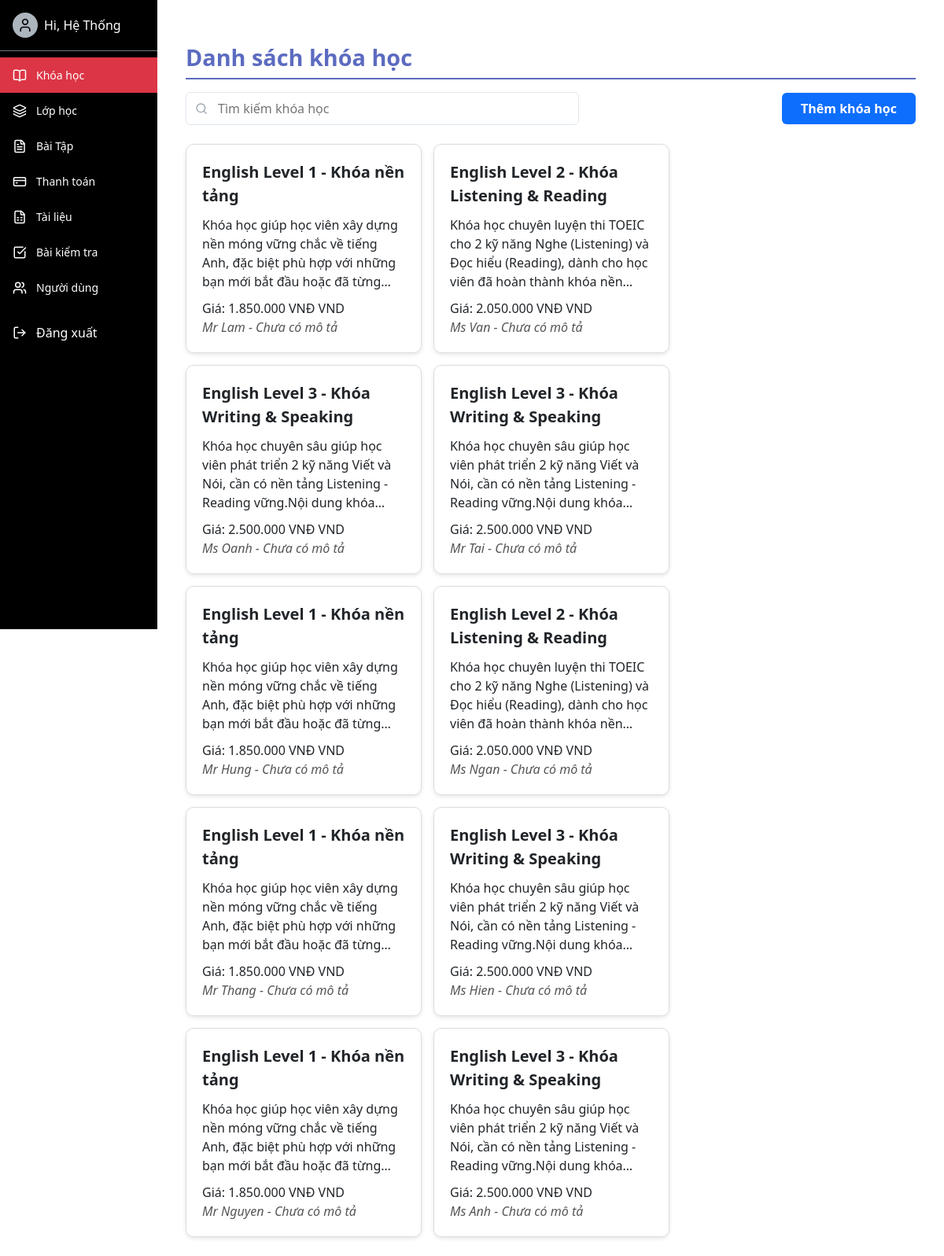
Page /course_admin/ql_khoahoc/ (signed in) on the earlier database version.
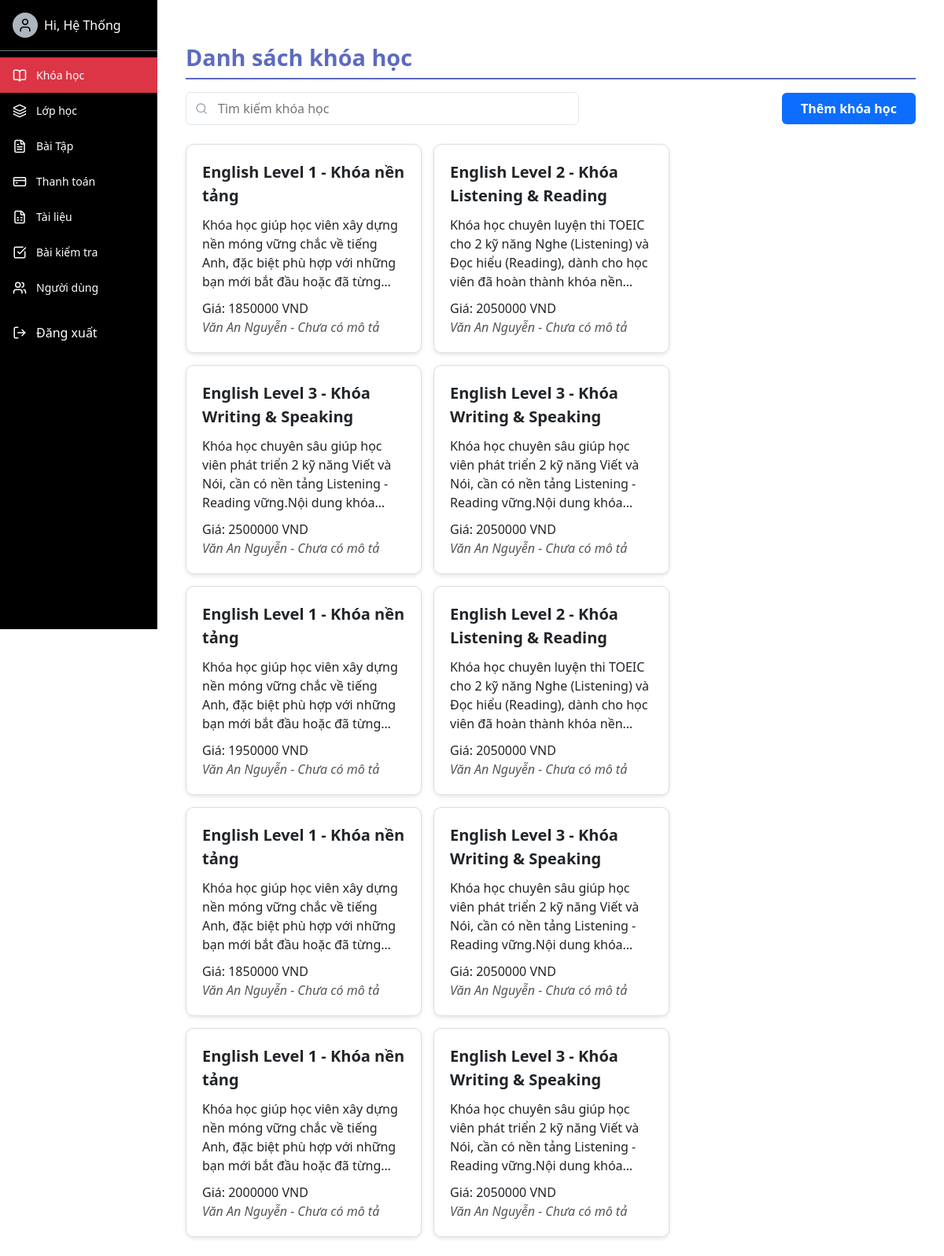
Same page on the later database version.
### english/models.py (models this page shows, shortened)
class COURSE(models.Model):
    course_id = models.AutoField(primary_key=True)
    course_name = models.CharField(max_length=100)
    description = models.TextField(null=True, blank=True)
    price = models.IntegerField(null=True, blank=True)
    des_teacher = models.CharField(max_length=100, null=True, blank=True)
    teacher_name = models.CharField(max_length=100, null=True, blank=True)
    image = models.ImageField(upload_to="media/course",null=True, blank=True)
    class Meta:
        db_table = 'COURSE'

### course_admin/views.py (the view, shortened to what this page needs)
# urls.py: path('ql_khoahoc/', views.admin_ql_khoahoc, name='admin_ql_khoahoc'),
@login_required
@user_passes_test(is_admin)
def admin_ql_khoahoc(request):
    q = request.GET.get('q', '').strip()
    courses = COURSE.objects.all()
    return render(request, 'course_admin_home.html', {
        'courses': courses,
        'q': q,
    })

### english/views.py (called while the page is built)
def is_admin(user):
    return user.groups.filter(name='Admin').exists()

### course_admin/templates/course_admin_home.html (shortened to what this page needs)
{% extends 'base-admin.html' %}
{% block content %}
<div class="container">
    <div class="header">
      <h2>Danh sách khóa học</h2>
    </div>
    <form method="get" class="search-bar"
          style="display:flex; justify-content:space-between; align-items:center; margin-bottom:1.5rem;">
      <div style="position:relative; max-width:500px; width:100%;">
        <input
          type="text"
          name="q"
          placeholder="Tìm kiếm khóa học"
          value="{{ q }}"
          style="width:100%; padding:0.5rem 1rem 0.5rem 2.5rem; border:1px solid #e2e8f0; border-radius:0.375rem;"
        />
      </div>
      <a href="{% url 'admin_themkhoahoc' %}">
        <button type="button"
                style="background-color:#0d6efd; color:white; padding:0.5rem 1.5rem; border:none; border-radius:0.375rem; cursor:pointer;">
          <b>Thêm khóa học</b>
        </button>
      </a>
    </form>
    <div class="course-container">
        {% for course in courses %}
            <a href="{% url 'admin_xemkhoahoc' course.course_id %}" style="text-decoration: none; color: inherit;">
                <div class="course-card">
                    <div class="course-name">{{ course.course_name }}</div>
                    <div class="course-description">{{ course.description|default:"Không có mô tả" }}</div>
                    <div>Giá: {{ course.price|default:"Miễn phí" }} VND</div>
                    <div class="teacher-info">
                        {{ course.teacher_name }} - {{ teacher_id.description|default:"Chưa có mô tả" }}
                    </div>
                </div>
            </a>
        {% endfor %}
    </div>
  </div>
{% endblock %}

Differences in the rows shown:
changed COURSE (number 1 of 10 on the later page): price "1.850.000 VNĐ" → "1850000"; teacher_name "Mr Lam" → "Văn An Nguyễn"
changed COURSE (number 2 of 10 on the later page): price "2.050.000 VNĐ" → "2050000"; teacher_name "Ms Van" → "Văn An Nguyễn"
changed COURSE (number 3 of 10 on the later page): price "2.500.000 VNĐ" → "2500000"; teacher_name "Ms Oanh" → "Văn An Nguyễn"
changed COURSE (number 4 of 10 on the later page): price "2.500.000 VNĐ" → "2050000"; teacher_name "Mr Tai" → "Văn An Nguyễn"
changed COURSE (number 5 of 10 on the later page): price "1.850.000 VNĐ" → "1950000"; teacher_name "Mr Hung" → "Văn An Nguyễn"
changed COURSE (number 6 of 10 on the later page): price "2.050.000 VNĐ" → "2050000"; teacher_name "Ms Ngan" → "Văn An Nguyễn"
changed COURSE (number 7 of 10 on the later page): price "1.850.000 VNĐ" → "1850000"; teacher_name "Mr Thang" → "Văn An Nguyễn"
changed COURSE (number 8 of 10 on the later page): price "2.500.000 VNĐ" → "2050000"; teacher_name "Ms Hien" → "Văn An Nguyễn"
changed COURSE (number 9 of 10 on the later page): price "1.850.000 VNĐ" → "2000000"; teacher_name "Mr Nguyen" → "Văn An Nguyễn"
changed COURSE (number 10 of 10 on the later page): price "2.500.000 VNĐ" → "2050000"; teacher_name "Ms Anh" → "Văn An Nguyễn"
